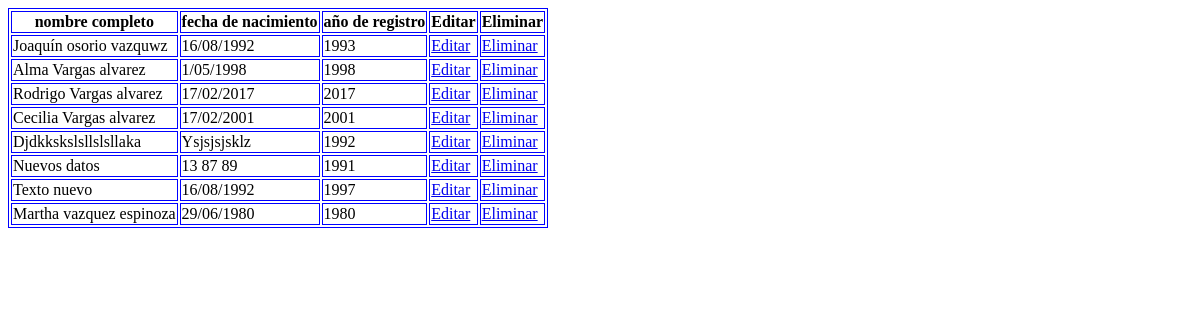
Page /3_tabla_dinamica.php on the earlier database version.
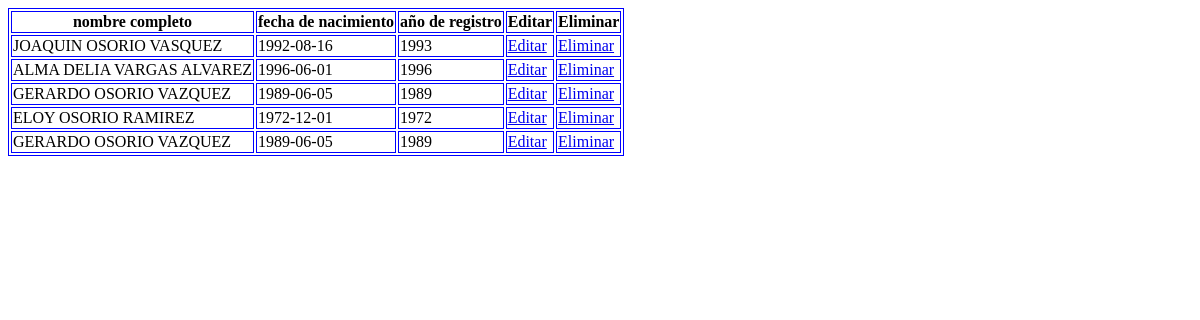
Same page on the later database version.
### tables this page shows
CREATE TABLE acta ( ID INTEGER PRIMARY KEY AutoIncrement,n_conpleto text,f_nacimiento text,registro numeric);

### 3_tabla_dinamica.php (the view, shortened to what this page needs)
<?php
include_once __DIR__ . "/base_de_datos.php";
$resultado = $baseDeDatos->query("SELECT * FROM acta;");
$datos = $resultado->fetchAll(PDO::FETCH_OBJ);
?>
<!DOCTYPE html>
<html lang="es">
<head>
</head>
<body>
	<table>
		<thead>
			<tr>
				<th>nombre completo</th>
				<th>fecha de nacimiento</th>
				<th>año de registro</th>
				<th>Editar</th>
				<th>Eliminar</th>
			</tr>
		</thead>
		<tbody>
			<?php foreach($datos as $d){  ?>
				<tr>
					<td><?php echo $d->n_conpleto ?></td>
					<td><?php echo $d->f_nacimiento ?></td>
					<td><?php echo $d->registro ?></td>
					<td>
						<a href="editar.php?id=<?php echo $d->id ?>">Editar</a>
					</td>
					<td>
						<a href="eliminar.php?id=<?php echo $d->id ?>">Eliminar</a>
					</td>
				</tr>
			<?php }  ?>
		</tbody>
	</table>
</body>
</html>

### 3_tabla_dinamica.php (style rules this page uses)
table, th, td { border: 1px solid blue; }

Differences in the rows shown:
removed acta: n_conpleto "Djdkkskslsllslsllaka", f_nacimiento "Ysjsjsjsklz", registro "1992"
removed acta: n_conpleto "Nuevos datos", f_nacimiento "13 87 89", registro "1991"
removed acta: n_conpleto "Texto nuevo", f_nacimiento "16/08/1992", registro "1997"
removed acta: n_conpleto "Martha vazquez espinoza", f_nacimiento "29/06/1980", registro "1980"
changed acta: n_conpleto "Joaquín osorio vazquwz" → "JOAQUIN OSORIO VASQUEZ"; f_nacimiento "16/08/1992" → "1992-08-16"
changed acta: n_conpleto "Alma Vargas alvarez" → "ALMA DELIA VARGAS ALVAREZ"; f_nacimiento "1/05/1998" → "1996-06-01"; registro "1998" → "1996"
changed acta (number 3 of 5 on the later page): n_conpleto "Rodrigo Vargas alvarez" → "GERARDO OSORIO VAZQUEZ"; f_nacimiento "17/02/2017" → "1989-06-05"; registro "2017" → "1989"
changed acta: n_conpleto "Cecilia Vargas alvarez" → "ELOY OSORIO RAMIREZ"; f_nacimiento "17/02/2001" → "1972-12-01"; registro "2001" → "1972"
added acta: n_conpleto "GERARDO OSORIO VAZQUEZ", f_nacimiento "1989-06-05", registro "1989"
